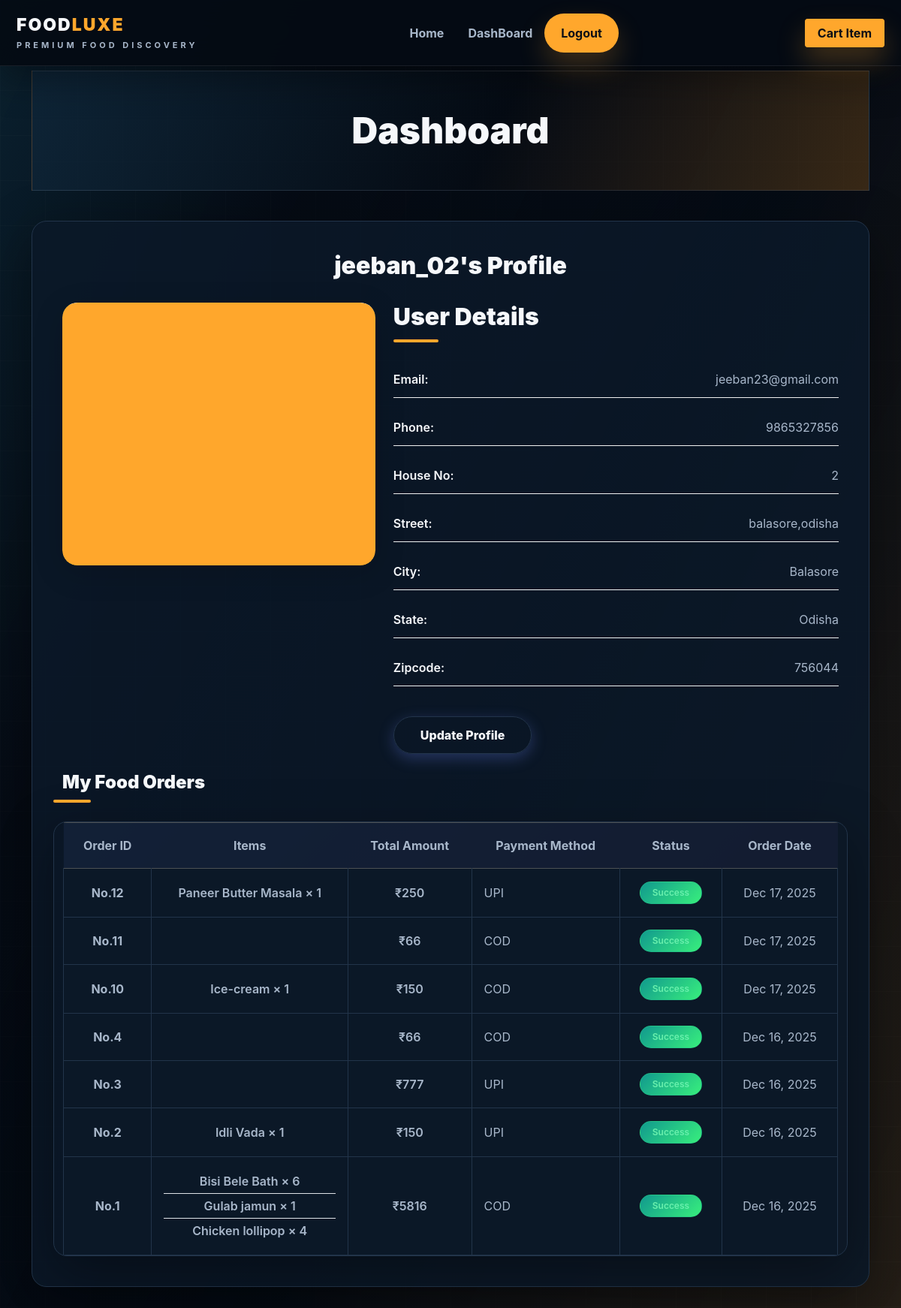
The page /dashboard/ (signed in) on the database its author committed.
### accounts/models.py (models this page shows)
class UserRegister(models.Model):
    user = models.OneToOneField(User,on_delete=models.CASCADE)
    phone=models.BigIntegerField()
    house_no = models.IntegerField()
    street = models.CharField(max_length=100)
    city = models.CharField(max_length=100)
    state = models.CharField(max_length=100)
    zipcode = models.CharField(max_length=10)
    userpic =models.ImageField(upload_to='userimg/',blank=True,null=True)
    user_type =models.CharField(max_length=100,default="user",editable=False)

### cart/models.py (models this page shows, shortened)
class Order(models.Model):
    PAYMENT_CHOICES = (
        ('cod', 'Cash on Delivery'),
        ('upi', 'UPI'),
        ('card', 'Card'),
    )
    user = models.ForeignKey(User, on_delete=models.CASCADE)
    total_amount = models.PositiveIntegerField()
    payment_method = models.CharField(max_length=10, choices=PAYMENT_CHOICES)
    is_paid = models.BooleanField(default=False)
    created_at = models.DateTimeField(auto_now_add=True)

class OrderItem(models.Model):
    order = models.ForeignKey(Order, related_name="items", on_delete=models.CASCADE)
    food_item = models.ForeignKey(menubuilding, on_delete=models.CASCADE)
    qty = models.PositiveIntegerField()
    price = models.PositiveIntegerField()

### vendors/models.py (models this page shows, shortened)
class menubuilding(models.Model):
    ver=models.ForeignKey(multivendors,related_name="multivendorss",on_delete=models.CASCADE)
    food_name = models.CharField(max_length=100)
    price = models.PositiveIntegerField()
    food_img =models.ImageField(upload_to='food_img/',blank=True,null=True)

### accounts/views.py (the view, shortened to what this page needs)
# urls.py: path('dashboard/',views.dashboard,name="dashboard"),
@login_required(login_url="login")
def dashboard(request):
    context = {}
    if hasattr(request.user, 'userregister'):
        user_profile = request.user.userregister
        food_orders = Order.objects.filter(user=request.user).order_by('-created_at')
        context['user_profile'] = user_profile
        context['food_orders'] = food_orders
    return render(request, 'dashboard.html', context)

### templates/dashboard.html (shortened to what this page needs)
{% extends 'base.html' %}
{% load static %}
{% block content %}
<div class="container mt-4">
    <div class="dashboard-header">
        <h1>Dashboard</h1>
    </div>
    {% if user.userregister %}
    <div class="profile-card">
        <h2 style="text-align: center; margin-bottom: 30px; color: #333;">{{ user.username }}'s Profile</h2>
        <div class="row">
            <div class="col-md-5">
                <div class="profile-image">
                    {% if user.userregister.userpic %}
                    <img src="{{ user.userregister.userpic.url }}" alt="{{ user.username }}">
                    {% else %}
                    <img src="{% static 'images/defoultimg.jpg' %}" alt="Default Image">
                    {% endif %}
                </div>
            </div>
            <div class="col-md-7">
                <div class="profile-details">
                    <h2>User Details</h2>
                    <p><strong>Email:</strong> {{ user.email }}</p>
                    <p><strong>Phone:</strong> {{ user.userregister.phone }}</p>
                    <p><strong>House No:</strong> {{ user.userregister.house_no }}</p>
                    <p><strong>Street:</strong> {{ user.userregister.street }}</p>
                    <p><strong>City:</strong> {{ user.userregister.city }}</p>
                    <p><strong>State:</strong> {{ user.userregister.state }}</p>
                    <p><strong>Zipcode:</strong> {{ user.userregister.zipcode }}</p>
                    <a class="btn btn-primary btn-update" href="{% url 'update' %}">Update Profile</a>
                </div>
            </div>
            {% if user_profile %}
        <br>
        <h3 class="mt-4">My Food Orders</h3>
        {% if food_orders %}
        <div class="table-responsive">
            <table class="table table-bordered table-hover align-middle text-center">
                <thead class="table-dark">
                    <tr>
                        <th>Order ID</th>
                        <th>Items</th>
                        <th>Total Amount</th>
                        <th>Payment Method</th>
                        <th>Status</th>
                        <th>Order Date</th>
                    </tr>
                </thead>
                <tbody>
                    {% for order in food_orders %}
                    <tr>
                        <td>No.{{ order.id }}</td>
                        <td>
                            <ul class="list-unstyled mb-0">
                                {% for item in order.items.all %}
                                <div class="py-1 {% if not forloop.last %}border-bottom{% endif %}">
                                    {{ item.food_item.food_name }} × {{ item.qty }}
                                </div>
                                {% endfor %}
                            </ul>
                        </td>
                        <td>₹{{ order.total_amount }}</td>
                        <td>{{ order.payment_method|upper }}</td>
                        <td>
                            {% if order.is_paid %}
                            <span class="badge bg-success">Success</span>
                            {% else %}
                            <span class="badge bg-warning">Pending</span>
                            {% endif %}
                        </td>
                        <td>{{ order.created_at|date:"M d, Y" }}</td>
                    </tr>
                    {% endfor %}
                </tbody>
            </table>
        </div>
        {% else %}
        <div class="alert alert-secondary text-center">
            No food orders yet
        </div>
        {% endif %}
        {% endif %}
        </div>
    </div>
{% endif %}
</div>
<br>
{% endblock %}

### static/css/app.css (style rules this page uses)
:root { --app-bg: #050b14; --app-bg-soft: #071322; --app-panel: #0b1828; --app-panel-2: #111d2c; --app-line: #22344a; --app-line-soft: rgba(148, 163, 184, .18); --app-text: #f6f8fb; --app-muted: #a8b7ca; --app-faint: #718096; --app-accent: #ffa72c; --app-accent-dark: #e88e12; --app-cyan: #39d5ff; --app-danger: #ef5b5b; --app-success: #29c984; --app-shadow: 0 22px 70px rgba(0, 0, 0, .38); --app-font: Inter, ui-sans-serif, system-ui, -apple-system, BlinkMacSystemFont, "Segoe UI", sans-serif; }
html { background: var(--app-bg); }
body { min-height: 100vh; background: linear-gradient(115deg, rgba(17, 58, 78, .48) 0%, rgba(5, 11, 20, .62) 25%, rgba(5, 11, 20, .94) 57%, rgba(82, 58, 27, .42) 100%), linear-gradient(rgba(255, 255, 255, .028) 1px, transparent 1px), linear-gradient(90deg, rgba(255, 255, 255, .028) 1px, transparent 1px), var(--app-bg) !important; background-size: auto, 60px 60px, 60px 60px, auto !important; color: var(--app-text) !important; font-family: var(--app-font) !important; letter-spacing: 0 !important; }
a { color: var(--app-cyan); }
.btn, button, input[type="submit"] { border-radius: 999px !important; font-weight: 850 !important; letter-spacing: 0 !important; }
.btn-primary, .btn-dark, .btn-update { background: transparent !important; border: 1px solid var(--app-line) !important; color: var(--app-text) !important; }
.container > .card, .card, .profile-card, .register-card, .vendor-card, .login-card, .menu-form-card, .restaurant-card, .food-card, .rounded-card-wrapper, .choice-card, .franchise-empty-state, .alert-secondary { background: rgba(11, 24, 40, .88) !important; border: 1px solid var(--app-line) !important; border-radius: 20px !important; box-shadow: var(--app-shadow) !important; color: var(--app-text) !important; }
.dashboard-header, .vendor-hero, .hero-section, .home-hero { background: linear-gradient(115deg, rgba(15, 40, 60, .86) 0%, rgba(5, 11, 20, .84) 55%, rgba(76, 51, 23, .72) 100%), linear-gradient(rgba(255, 255, 255, .028) 1px, transparent 1px), linear-gradient(90deg, rgba(255, 255, 255, .028) 1px, transparent 1px), var(--app-bg) !important; background-size: auto, 60px 60px, 60px 60px, auto !important; border: 1px solid var(--app-line-soft) !important; border-radius: 0 !important; box-shadow: none !important; }
.dashboard-header::before, .profile-image::after, .food-card::before, .section-title::after, .menu-title::after, .profile-details h2::after, .vendor-details h2::after, h3.mt-4::before, h3.text-center.mb-4::after, h3.text-center.text-primary.mb-4::after { background: var(--app-accent) !important; }
h1, h2, h3, h4, h5, .hero-copy h1, .dashboard-header h1, .login-title, .register-title, .vendor-title, .menu-title, .section-title, .food-card-title, .food-body h3, .restaurant-card-body a { color: var(--app-text) !important; font-family: var(--app-font) !important; font-weight: 950 !important; letter-spacing: 0 !important; }
p, label, .form-label, .login-sub, .register-sub, .vendor-sub, .menu-subtitle, .hero-copy p, .section-head p, .food-meta, .text-muted, .profile-details p, .vendor-details p, .card-info p { color: var(--app-muted) !important; }
.profile-details p strong, .vendor-details p strong, .card-info strong { color: var(--app-text) !important; }
.table-responsive { border: 1px solid var(--app-line) !important; border-radius: 18px !important; box-shadow: var(--app-shadow) !important; }
.table { background: var(--app-panel) !important; color: var(--app-text) !important; --bs-table-bg: rgba(11, 24, 40, .92) !important; --bs-table-color: var(--app-muted) !important; --bs-table-border-color: var(--app-line) !important; --bs-table-hover-bg: rgba(255, 167, 44, .08) !important; --bs-table-hover-color: var(--app-text) !important; }
.table thead.table-dark, .franchise-orders-table thead, .table thead { background: #07111e !important; color: var(--app-text) !important; }
.table tbody tr { background: rgba(11, 24, 40, .86) !important; border-color: var(--app-line) !important; }
.table tbody td, .table tfoot td, .table thead th { background-color: rgba(11, 24, 40, .92) !important; border-color: var(--app-line) !important; color: var(--app-muted) !important; }
.badge.bg-success, .badge.bg-paid { background: rgba(41, 201, 132, .16) !important; border: 1px solid rgba(41, 201, 132, .42); color: #69f0ad !important; }
.profile-image img, .vendor-image img, .food-card img, .restaurant-card img, .rounded-card-wrapper img, .table tbody img { border-radius: 16px !important; }

### rows shown on the page
Order: id "12", total_amount "250", payment_method "UPI", is_paid "Success", created_at "Dec 17, 2025"
OrderItem: food_item.food_name "Paneer Butter Masala", qty "1"
Order: id "11", total_amount "66", payment_method "COD", is_paid "Success", created_at "Dec 17, 2025"
Order: id "10", total_amount "150", payment_method "COD", is_paid "Success", created_at "Dec 17, 2025"
OrderItem: food_item.food_name "Ice-cream", qty "1"
Order: id "4", total_amount "66", payment_method "COD", is_paid "Success", created_at "Dec 16, 2025"
Order: id "3", total_amount "777", payment_method "UPI", is_paid "Success", created_at "Dec 16, 2025"
Order: id "2", total_amount "150", payment_method "UPI", is_paid "Success", created_at "Dec 16, 2025"
OrderItem: food_item.food_name "Idli Vada", qty "1"
Order: id "1", total_amount "5816", payment_method "COD", is_paid "Success", created_at "Dec 16, 2025"
OrderItem: food_item.food_name "Bisi Bele Bath", qty "6"
OrderItem: food_item.food_name "Gulab jamun", qty "1"
OrderItem: food_item.food_name "Chicken lollipop", qty "4"

### other values the page prints
{{ user.username }} "jeeban_02"
{{ user.email }} "jeeban23@gmail.com"
{{ user.userregister.phone }} "9865327856"
{{ user.userregister.house_no }} "2"
{{ user.userregister.street }} "balasore,odisha"
{{ user.userregister.city }} "Balasore"
{{ user.userregister.state }} "Odisha"
{{ user.userregister.zipcode }} "756044"
